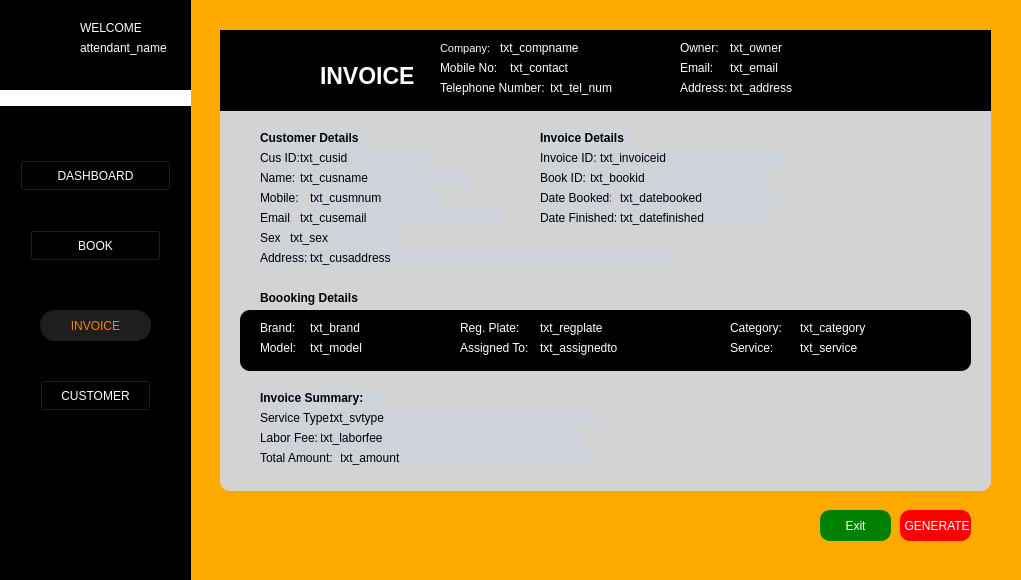
<?xml version="1.0" encoding="UTF-8"?>
<ui version="4.0">
 <class>Form</class>
 <widget class="QWidget" name="Form">
  <property name="geometry">
   <rect>
    <x>0</x>
    <y>0</y>
    <width>1021</width>
    <height>580</height>
   </rect>
  </property>
  <property name="windowTitle">
   <string>Form</string>
  </property>
  <property name="styleSheet">
   <string notr="true">background-color: rgb(255, 170, 0);</string>
  </property>
  <widget class="QLabel" name="txt_cusemail">
   <property name="geometry">
    <rect>
     <x>300</x>
     <y>210</y>
     <width>201</width>
     <height>16</height>
    </rect>
   </property>
   <property name="styleSheet">
    <string notr="true">background-color: #CED2DA;</string>
   </property>
   <property name="text">
    <string>txt_cusemail</string>
   </property>
  </widget>
  <widget class="QLabel" name="txt_cusname">
   <property name="geometry">
    <rect>
     <x>300</x>
     <y>170</y>
     <width>171</width>
     <height>16</height>
    </rect>
   </property>
   <property name="styleSheet">
    <string notr="true">background-color: #CED2DA;</string>
   </property>
   <property name="text">
    <string>txt_cusname</string>
   </property>
  </widget>
  <widget class="QLabel" name="label_62">
   <property name="geometry">
    <rect>
     <x>440</x>
     <y>80</y>
     <width>111</width>
     <height>16</height>
    </rect>
   </property>
   <property name="styleSheet">
    <string notr="true">color: white;
background-color: black;</string>
   </property>
   <property name="text">
    <string>Telephone Number:</string>
   </property>
  </widget>
  <widget class="QPushButton" name="btn_print">
   <property name="geometry">
    <rect>
     <x>900</x>
     <y>510</y>
     <width>71</width>
     <height>31</height>
    </rect>
   </property>
   <property name="styleSheet">
    <string notr="true">border-style: none;
border-radius: 10px;
color: white;
background-color: red;</string>
   </property>
   <property name="text">
    <string> GENERATE</string>
   </property>
  </widget>
  <widget class="QLabel" name="txt_cusaddress">
   <property name="geometry">
    <rect>
     <x>310</x>
     <y>250</y>
     <width>361</width>
     <height>16</height>
    </rect>
   </property>
   <property name="styleSheet">
    <string notr="true">background-color: #CED2DA;</string>
   </property>
   <property name="text">
    <string>txt_cusaddress</string>
   </property>
  </widget>
  <widget class="QLabel" name="label_38">
   <property name="geometry">
    <rect>
     <x>440</x>
     <y>40</y>
     <width>91</width>
     <height>16</height>
    </rect>
   </property>
   <property name="font">
    <font>
     <pointsize>8</pointsize>
    </font>
   </property>
   <property name="styleSheet">
    <string notr="true">color: white;
background-color: black;</string>
   </property>
   <property name="text">
    <string>Company:</string>
   </property>
  </widget>
  <widget class="QLabel" name="label_39">
   <property name="geometry">
    <rect>
     <x>440</x>
     <y>60</y>
     <width>61</width>
     <height>16</height>
    </rect>
   </property>
   <property name="styleSheet">
    <string notr="true">color: white;
background-color: black;</string>
   </property>
   <property name="text">
    <string>Mobile No:</string>
   </property>
  </widget>
  <widget class="QLabel" name="label_68">
   <property name="geometry">
    <rect>
     <x>260</x>
     <y>190</y>
     <width>41</width>
     <height>16</height>
    </rect>
   </property>
   <property name="styleSheet">
    <string notr="true">background-color: #CED2DA;</string>
   </property>
   <property name="text">
    <string>Mobile:</string>
   </property>
  </widget>
  <widget class="QLabel" name="label_64">
   <property name="geometry">
    <rect>
     <x>680</x>
     <y>60</y>
     <width>41</width>
     <height>16</height>
    </rect>
   </property>
   <property name="styleSheet">
    <string notr="true">color: white;
background-color: black;</string>
   </property>
   <property name="text">
    <string>Email:</string>
   </property>
  </widget>
  <widget class="QLabel" name="txt_contact">
   <property name="geometry">
    <rect>
     <x>510</x>
     <y>60</y>
     <width>161</width>
     <height>16</height>
    </rect>
   </property>
   <property name="styleSheet">
    <string notr="true">color: white;
background-color: black;</string>
   </property>
   <property name="text">
    <string>txt_contact</string>
   </property>
  </widget>
  <widget class="QLabel" name="txt_amount">
   <property name="geometry">
    <rect>
     <x>340</x>
     <y>450</y>
     <width>251</width>
     <height>16</height>
    </rect>
   </property>
   <property name="styleSheet">
    <string notr="true">background-color: #CED2DA;</string>
   </property>
   <property name="text">
    <string>txt_amount</string>
   </property>
  </widget>
  <widget class="QLabel" name="label_73">
   <property name="geometry">
    <rect>
     <x>260</x>
     <y>410</y>
     <width>71</width>
     <height>16</height>
    </rect>
   </property>
   <property name="styleSheet">
    <string notr="true">background-color: #CED2DA;</string>
   </property>
   <property name="text">
    <string>Service Type:</string>
   </property>
  </widget>
  <widget class="QLabel" name="txt_address">
   <property name="geometry">
    <rect>
     <x>730</x>
     <y>80</y>
     <width>221</width>
     <height>16</height>
    </rect>
   </property>
   <property name="styleSheet">
    <string notr="true">color: white;
background-color: black;</string>
   </property>
   <property name="text">
    <string>txt_address</string>
   </property>
  </widget>
  <widget class="QLabel" name="txt_owner">
   <property name="geometry">
    <rect>
     <x>730</x>
     <y>40</y>
     <width>221</width>
     <height>16</height>
    </rect>
   </property>
   <property name="styleSheet">
    <string notr="true">color: white;
background-color: black;</string>
   </property>
   <property name="text">
    <string>txt_owner</string>
   </property>
  </widget>
  <widget class="QLabel" name="txt_svtype">
   <property name="geometry">
    <rect>
     <x>330</x>
     <y>410</y>
     <width>271</width>
     <height>16</height>
    </rect>
   </property>
   <property name="styleSheet">
    <string notr="true">background-color: #CED2DA;</string>
   </property>
   <property name="text">
    <string>txt_svtype</string>
   </property>
  </widget>
  <widget class="QLabel" name="label_74">
   <property name="geometry">
    <rect>
     <x>260</x>
     <y>430</y>
     <width>61</width>
     <height>16</height>
    </rect>
   </property>
   <property name="styleSheet">
    <string notr="true">background-color: #CED2DA;</string>
   </property>
   <property name="text">
    <string>Labor Fee:</string>
   </property>
  </widget>
  <widget class="QLabel" name="label_63">
   <property name="geometry">
    <rect>
     <x>680</x>
     <y>40</y>
     <width>41</width>
     <height>16</height>
    </rect>
   </property>
   <property name="styleSheet">
    <string notr="true">color: white;
background-color: black;</string>
   </property>
   <property name="text">
    <string>Owner:</string>
   </property>
  </widget>
  <widget class="QPushButton" name="btn_exit">
   <property name="geometry">
    <rect>
     <x>820</x>
     <y>510</y>
     <width>71</width>
     <height>31</height>
    </rect>
   </property>
   <property name="styleSheet">
    <string notr="true">border-style: none;
border-radius: 10px;
color: white;
background-color: green;
</string>
   </property>
   <property name="text">
    <string>Exit</string>
   </property>
  </widget>
  <widget class="QLabel" name="txt_sex">
   <property name="geometry">
    <rect>
     <x>290</x>
     <y>230</y>
     <width>111</width>
     <height>16</height>
    </rect>
   </property>
   <property name="styleSheet">
    <string notr="true">background-color: #CED2DA;</string>
   </property>
   <property name="text">
    <string>txt_sex</string>
   </property>
  </widget>
  <widget class="QLabel" name="label_36">
   <property name="geometry">
    <rect>
     <x>320</x>
     <y>60</y>
     <width>101</width>
     <height>31</height>
    </rect>
   </property>
   <property name="font">
    <font>
     <pointsize>17</pointsize>
     <bold>true</bold>
    </font>
   </property>
   <property name="styleSheet">
    <string notr="true">color: white;
background-color: black;</string>
   </property>
   <property name="text">
    <string>INVOICE</string>
   </property>
  </widget>
  <widget class="QLabel" name="txt_laborfee">
   <property name="geometry">
    <rect>
     <x>320</x>
     <y>430</y>
     <width>261</width>
     <height>16</height>
    </rect>
   </property>
   <property name="styleSheet">
    <string notr="true">background-color: #CED2DA;</string>
   </property>
   <property name="text">
    <string>txt_laborfee</string>
   </property>
  </widget>
  <widget class="QLabel" name="label_66">
   <property name="geometry">
    <rect>
     <x>220</x>
     <y>30</y>
     <width>771</width>
     <height>461</height>
    </rect>
   </property>
   <property name="styleSheet">
    <string notr="true">background-color: lightgray;
 border-bottom-right-radius: 10px;
 border-bottom-left-radius: 10px;</string>
   </property>
   <property name="text">
    <string/>
   </property>
  </widget>
  <widget class="QLabel" name="label_72">
   <property name="geometry">
    <rect>
     <x>540</x>
     <y>130</y>
     <width>91</width>
     <height>16</height>
    </rect>
   </property>
   <property name="styleSheet">
    <string notr="true">background-color: #CED2DA;
font-weight: bold;</string>
   </property>
   <property name="text">
    <string>Invoice Details</string>
   </property>
  </widget>
  <widget class="QLabel" name="txt_compname">
   <property name="geometry">
    <rect>
     <x>500</x>
     <y>40</y>
     <width>161</width>
     <height>16</height>
    </rect>
   </property>
   <property name="styleSheet">
    <string notr="true">color: white;
background-color: black;</string>
   </property>
   <property name="text">
    <string>txt_compname</string>
   </property>
  </widget>
  <widget class="QLabel" name="label_76">
   <property name="geometry">
    <rect>
     <x>260</x>
     <y>450</y>
     <width>81</width>
     <height>16</height>
    </rect>
   </property>
   <property name="styleSheet">
    <string notr="true">background-color: #CED2DA;</string>
   </property>
   <property name="text">
    <string>Total Amount:</string>
   </property>
  </widget>
  <widget class="QLabel" name="label_37">
   <property name="geometry">
    <rect>
     <x>230</x>
     <y>40</y>
     <width>81</width>
     <height>71</height>
    </rect>
   </property>
   <property name="styleSheet">
    <string notr="true">background-color: black;
</string>
   </property>
   <property name="text">
    <string/>
   </property>
   <property name="pixmap">
    <pixmap>../img/Settings_logo.png</pixmap>
   </property>
   <property name="scaledContents">
    <bool>true</bool>
   </property>
  </widget>
  <widget class="QLabel" name="label_67">
   <property name="geometry">
    <rect>
     <x>260</x>
     <y>170</y>
     <width>41</width>
     <height>16</height>
    </rect>
   </property>
   <property name="styleSheet">
    <string notr="true">background-color: #CED2DA;</string>
   </property>
   <property name="text">
    <string>Name:</string>
   </property>
  </widget>
  <widget class="QLabel" name="txt_email">
   <property name="geometry">
    <rect>
     <x>730</x>
     <y>60</y>
     <width>221</width>
     <height>16</height>
    </rect>
   </property>
   <property name="styleSheet">
    <string notr="true">color: white;
background-color: black;</string>
   </property>
   <property name="text">
    <string>txt_email</string>
   </property>
  </widget>
  <widget class="QLabel" name="label_65">
   <property name="geometry">
    <rect>
     <x>680</x>
     <y>80</y>
     <width>49</width>
     <height>16</height>
    </rect>
   </property>
   <property name="styleSheet">
    <string notr="true">color: white;
background-color: black;</string>
   </property>
   <property name="text">
    <string>Address:</string>
   </property>
  </widget>
  <widget class="QLabel" name="txt_tel_num">
   <property name="geometry">
    <rect>
     <x>550</x>
     <y>80</y>
     <width>111</width>
     <height>16</height>
    </rect>
   </property>
   <property name="styleSheet">
    <string notr="true">color: white;
background-color: black;</string>
   </property>
   <property name="text">
    <string>txt_tel_num</string>
   </property>
  </widget>
  <widget class="QLabel" name="label_70">
   <property name="geometry">
    <rect>
     <x>260</x>
     <y>230</y>
     <width>21</width>
     <height>16</height>
    </rect>
   </property>
   <property name="styleSheet">
    <string notr="true">background-color: #CED2DA;</string>
   </property>
   <property name="text">
    <string>Sex:</string>
   </property>
  </widget>
  <widget class="QLabel" name="txt_cusmnum">
   <property name="geometry">
    <rect>
     <x>310</x>
     <y>190</y>
     <width>131</width>
     <height>16</height>
    </rect>
   </property>
   <property name="styleSheet">
    <string notr="true">background-color: #CED2DA;</string>
   </property>
   <property name="text">
    <string>txt_cusmnum</string>
   </property>
  </widget>
  <widget class="QLabel" name="label_35">
   <property name="geometry">
    <rect>
     <x>220</x>
     <y>30</y>
     <width>771</width>
     <height>81</height>
    </rect>
   </property>
   <property name="styleSheet">
    <string notr="true">background-color: rgb(0, 0, 0);</string>
   </property>
   <property name="text">
    <string/>
   </property>
  </widget>
  <widget class="QLabel" name="label_71">
   <property name="geometry">
    <rect>
     <x>260</x>
     <y>250</y>
     <width>49</width>
     <height>16</height>
    </rect>
   </property>
   <property name="styleSheet">
    <string notr="true">background-color: #CED2DA;</string>
   </property>
   <property name="text">
    <string>Address:</string>
   </property>
  </widget>
  <widget class="QLabel" name="label_69">
   <property name="geometry">
    <rect>
     <x>260</x>
     <y>210</y>
     <width>31</width>
     <height>16</height>
    </rect>
   </property>
   <property name="styleSheet">
    <string notr="true">background-color: #CED2DA;</string>
   </property>
   <property name="text">
    <string>Email:</string>
   </property>
  </widget>
  <widget class="QPushButton" name="btn_books">
   <property name="geometry">
    <rect>
     <x>30</x>
     <y>230</y>
     <width>131</width>
     <height>31</height>
    </rect>
   </property>
   <property name="styleSheet">
    <string notr="true">color: rgb(255, 255, 255);
background-color: rgb(0, 0, 0);</string>
   </property>
   <property name="text">
    <string>BOOK</string>
   </property>
  </widget>
  <widget class="QPushButton" name="btn_dashboard">
   <property name="geometry">
    <rect>
     <x>20</x>
     <y>160</y>
     <width>151</width>
     <height>31</height>
    </rect>
   </property>
   <property name="styleSheet">
    <string notr="true">color: rgb(255, 255, 255);
background-color: rgb(0, 0, 0);</string>
   </property>
   <property name="text">
    <string>DASHBOARD</string>
   </property>
  </widget>
  <widget class="QPushButton" name="btn_invoice">
   <property name="geometry">
    <rect>
     <x>40</x>
     <y>310</y>
     <width>111</width>
     <height>31</height>
    </rect>
   </property>
   <property name="styleSheet">
    <string notr="true">
border-style: none;
color: #FC8100;
border-radius: 15px;
background-color: #1E1E1E;
</string>
   </property>
   <property name="text">
    <string>INVOICE</string>
   </property>
  </widget>
  <widget class="QLabel" name="label">
   <property name="geometry">
    <rect>
     <x>0</x>
     <y>0</y>
     <width>191</width>
     <height>701</height>
    </rect>
   </property>
   <property name="styleSheet">
    <string notr="true">background-color: rgb(0, 0, 0);</string>
   </property>
   <property name="text">
    <string/>
   </property>
  </widget>
  <widget class="QLabel" name="label_2">
   <property name="geometry">
    <rect>
     <x>0</x>
     <y>90</y>
     <width>191</width>
     <height>16</height>
    </rect>
   </property>
   <property name="styleSheet">
    <string notr="true">background-color: rgb(255, 255, 255);</string>
   </property>
   <property name="text">
    <string/>
   </property>
  </widget>
  <widget class="QLabel" name="attendant_name">
   <property name="geometry">
    <rect>
     <x>80</x>
     <y>40</y>
     <width>91</width>
     <height>16</height>
    </rect>
   </property>
   <property name="styleSheet">
    <string notr="true">color: rgb(255, 255, 255);
background-color: rgb(0, 0, 0);
</string>
   </property>
   <property name="text">
    <string>attendant_name</string>
   </property>
  </widget>
  <widget class="QPushButton" name="btn_settings">
   <property name="geometry">
    <rect>
     <x>10</x>
     <y>510</y>
     <width>31</width>
     <height>24</height>
    </rect>
   </property>
   <property name="styleSheet">
    <string notr="true">border-style: none;
background-color: rgb(0, 0, 0);</string>
   </property>
   <property name="text">
    <string/>
   </property>
   <property name="icon">
    <iconset>
     <normaloff>../img/settingsIM.png</normaloff>../img/settingsIM.png</iconset>
   </property>
   <property name="iconSize">
    <size>
     <width>20</width>
     <height>20</height>
    </size>
   </property>
  </widget>
  <widget class="QLabel" name="label_33">
   <property name="geometry">
    <rect>
     <x>20</x>
     <y>20</y>
     <width>41</width>
     <height>41</height>
    </rect>
   </property>
   <property name="styleSheet">
    <string notr="true">border-style: none;
background-color: black;
</string>
   </property>
   <property name="text">
    <string/>
   </property>
   <property name="pixmap">
    <pixmap>../img/ARMS_LGO(1).png</pixmap>
   </property>
   <property name="scaledContents">
    <bool>true</bool>
   </property>
  </widget>
  <widget class="QPushButton" name="btn_customer">
   <property name="geometry">
    <rect>
     <x>40</x>
     <y>380</y>
     <width>111</width>
     <height>31</height>
    </rect>
   </property>
   <property name="styleSheet">
    <string notr="true">color: rgb(255, 255, 255);
background-color: rgb(0, 0, 0);</string>
   </property>
   <property name="text">
    <string>CUSTOMER</string>
   </property>
  </widget>
  <widget class="QLabel" name="label_13">
   <property name="geometry">
    <rect>
     <x>80</x>
     <y>20</y>
     <width>61</width>
     <height>16</height>
    </rect>
   </property>
   <property name="styleSheet">
    <string notr="true">color: rgb(255, 255, 255);
background-color: rgb(0, 0, 0);</string>
   </property>
   <property name="text">
    <string>WELCOME</string>
   </property>
  </widget>
  <widget class="QLabel" name="label_3">
   <property name="geometry">
    <rect>
     <x>540</x>
     <y>190</y>
     <width>71</width>
     <height>16</height>
    </rect>
   </property>
   <property name="styleSheet">
    <string notr="true">background-color: #CED2DA;</string>
   </property>
   <property name="text">
    <string>Date Booked:</string>
   </property>
  </widget>
  <widget class="QLabel" name="txt_datebooked">
   <property name="geometry">
    <rect>
     <x>620</x>
     <y>190</y>
     <width>161</width>
     <height>16</height>
    </rect>
   </property>
   <property name="styleSheet">
    <string notr="true">background-color: #CED2DA;</string>
   </property>
   <property name="text">
    <string>txt_datebooked</string>
   </property>
  </widget>
  <widget class="QLabel" name="label_6">
   <property name="geometry">
    <rect>
     <x>540</x>
     <y>210</y>
     <width>81</width>
     <height>16</height>
    </rect>
   </property>
   <property name="styleSheet">
    <string notr="true">background-color: #CED2DA;</string>
   </property>
   <property name="text">
    <string>Date Finished:</string>
   </property>
  </widget>
  <widget class="QLabel" name="txt_datefinished">
   <property name="geometry">
    <rect>
     <x>620</x>
     <y>210</y>
     <width>151</width>
     <height>16</height>
    </rect>
   </property>
   <property name="styleSheet">
    <string notr="true">background-color: #CED2DA;</string>
   </property>
   <property name="text">
    <string>txt_datefinished</string>
   </property>
  </widget>
  <widget class="QLabel" name="label_77">
   <property name="geometry">
    <rect>
     <x>260</x>
     <y>150</y>
     <width>81</width>
     <height>16</height>
    </rect>
   </property>
   <property name="styleSheet">
    <string notr="true">background-color: #CED2DA;</string>
   </property>
   <property name="text">
    <string>Cus ID: </string>
   </property>
  </widget>
  <widget class="QLabel" name="txt_cusid">
   <property name="geometry">
    <rect>
     <x>300</x>
     <y>150</y>
     <width>131</width>
     <height>16</height>
    </rect>
   </property>
   <property name="styleSheet">
    <string notr="true">background-color: #CED2DA;</string>
   </property>
   <property name="text">
    <string>txt_cusid</string>
   </property>
  </widget>
  <widget class="QLabel" name="label_78">
   <property name="geometry">
    <rect>
     <x>260</x>
     <y>130</y>
     <width>111</width>
     <height>16</height>
    </rect>
   </property>
   <property name="styleSheet">
    <string notr="true">background-color: #CED2DA;
font-weight: bold;</string>
   </property>
   <property name="text">
    <string>Customer Details</string>
   </property>
  </widget>
  <widget class="QLabel" name="txt_bookid">
   <property name="geometry">
    <rect>
     <x>590</x>
     <y>170</y>
     <width>181</width>
     <height>16</height>
    </rect>
   </property>
   <property name="styleSheet">
    <string notr="true">background-color: #CED2DA;</string>
   </property>
   <property name="text">
    <string>txt_bookid</string>
   </property>
  </widget>
  <widget class="QLabel" name="label_4">
   <property name="geometry">
    <rect>
     <x>540</x>
     <y>150</y>
     <width>71</width>
     <height>16</height>
    </rect>
   </property>
   <property name="styleSheet">
    <string notr="true">background-color: #CED2DA;</string>
   </property>
   <property name="text">
    <string>Invoice ID:</string>
   </property>
  </widget>
  <widget class="QLabel" name="label_7">
   <property name="geometry">
    <rect>
     <x>540</x>
     <y>170</y>
     <width>51</width>
     <height>16</height>
    </rect>
   </property>
   <property name="styleSheet">
    <string notr="true">background-color: #CED2DA;</string>
   </property>
   <property name="text">
    <string>Book ID:</string>
   </property>
  </widget>
  <widget class="QLabel" name="txt_invoiceid">
   <property name="geometry">
    <rect>
     <x>600</x>
     <y>150</y>
     <width>181</width>
     <height>16</height>
    </rect>
   </property>
   <property name="styleSheet">
    <string notr="true">background-color: #CED2DA;</string>
   </property>
   <property name="text">
    <string>txt_invoiceid</string>
   </property>
  </widget>
  <widget class="QLabel" name="label_79">
   <property name="geometry">
    <rect>
     <x>260</x>
     <y>390</y>
     <width>121</width>
     <height>16</height>
    </rect>
   </property>
   <property name="styleSheet">
    <string notr="true">background-color: #CED2DA;
font-weight: bold;</string>
   </property>
   <property name="text">
    <string>Invoice Summary:</string>
   </property>
  </widget>
  <widget class="QLabel" name="label_75">
   <property name="geometry">
    <rect>
     <x>260</x>
     <y>290</y>
     <width>101</width>
     <height>16</height>
    </rect>
   </property>
   <property name="styleSheet">
    <string notr="true">background-color: lightgray;</string>
   </property>
   <property name="text">
    <string>&lt;html&gt;&lt;head/&gt;&lt;body&gt;&lt;p&gt;&lt;span style=&quot; font-weight:700;&quot;&gt;Boooking Details&lt;/span&gt;&lt;/p&gt;&lt;/body&gt;&lt;/html&gt;</string>
   </property>
  </widget>
  <widget class="QLabel" name="label_5">
   <property name="geometry">
    <rect>
     <x>260</x>
     <y>320</y>
     <width>71</width>
     <height>16</height>
    </rect>
   </property>
   <property name="styleSheet">
    <string notr="true">background-color:black;
color:white</string>
   </property>
   <property name="text">
    <string>Brand:</string>
   </property>
  </widget>
  <widget class="QLabel" name="txt_brand">
   <property name="geometry">
    <rect>
     <x>310</x>
     <y>320</y>
     <width>181</width>
     <height>16</height>
    </rect>
   </property>
   <property name="styleSheet">
    <string notr="true">background-color:black;
color:white</string>
   </property>
   <property name="text">
    <string>txt_brand</string>
   </property>
  </widget>
  <widget class="QLabel" name="label_8">
   <property name="geometry">
    <rect>
     <x>260</x>
     <y>340</y>
     <width>71</width>
     <height>16</height>
    </rect>
   </property>
   <property name="styleSheet">
    <string notr="true">background-color:black;
color:white</string>
   </property>
   <property name="text">
    <string>Model:</string>
   </property>
  </widget>
  <widget class="QLabel" name="txt_model">
   <property name="geometry">
    <rect>
     <x>310</x>
     <y>340</y>
     <width>181</width>
     <height>16</height>
    </rect>
   </property>
   <property name="styleSheet">
    <string notr="true">background-color:black;
color:white</string>
   </property>
   <property name="text">
    <string>txt_model</string>
   </property>
  </widget>
  <widget class="QLabel" name="label_9">
   <property name="geometry">
    <rect>
     <x>460</x>
     <y>320</y>
     <width>71</width>
     <height>16</height>
    </rect>
   </property>
   <property name="styleSheet">
    <string notr="true">background-color:black;
color:white</string>
   </property>
   <property name="text">
    <string>Reg. Plate:</string>
   </property>
  </widget>
  <widget class="QLabel" name="txt_regplate">
   <property name="geometry">
    <rect>
     <x>540</x>
     <y>320</y>
     <width>181</width>
     <height>16</height>
    </rect>
   </property>
   <property name="styleSheet">
    <string notr="true">background-color:black;
color:white</string>
   </property>
   <property name="text">
    <string>txt_regplate</string>
   </property>
  </widget>
  <widget class="QLabel" name="label_10">
   <property name="geometry">
    <rect>
     <x>460</x>
     <y>340</y>
     <width>71</width>
     <height>16</height>
    </rect>
   </property>
   <property name="styleSheet">
    <string notr="true">background-color:black;
color:white</string>
   </property>
   <property name="text">
    <string>Assigned To:</string>
   </property>
  </widget>
  <widget class="QLabel" name="txt_assignedto">
   <property name="geometry">
    <rect>
     <x>540</x>
     <y>340</y>
     <width>151</width>
     <height>16</height>
    </rect>
   </property>
   <property name="styleSheet">
    <string notr="true">background-color:black;
color:white</string>
   </property>
   <property name="text">
    <string>txt_assignedto</string>
   </property>
  </widget>
  <widget class="QLabel" name="label_11">
   <property name="geometry">
    <rect>
     <x>730</x>
     <y>320</y>
     <width>71</width>
     <height>16</height>
    </rect>
   </property>
   <property name="styleSheet">
    <string notr="true">background-color:black;
color:white</string>
   </property>
   <property name="text">
    <string>Category:</string>
   </property>
  </widget>
  <widget class="QLabel" name="txt_category">
   <property name="geometry">
    <rect>
     <x>800</x>
     <y>320</y>
     <width>161</width>
     <height>16</height>
    </rect>
   </property>
   <property name="styleSheet">
    <string notr="true">background-color:black;
color:white</string>
   </property>
   <property name="text">
    <string>txt_category</string>
   </property>
  </widget>
  <widget class="QLabel" name="label_12">
   <property name="geometry">
    <rect>
     <x>730</x>
     <y>340</y>
     <width>71</width>
     <height>16</height>
    </rect>
   </property>
   <property name="styleSheet">
    <string notr="true">background-color:black;
color:white</string>
   </property>
   <property name="text">
    <string>Service:</string>
   </property>
  </widget>
  <widget class="QLabel" name="txt_service">
   <property name="geometry">
    <rect>
     <x>800</x>
     <y>340</y>
     <width>161</width>
     <height>16</height>
    </rect>
   </property>
   <property name="styleSheet">
    <string notr="true">background-color:black;
color:white</string>
   </property>
   <property name="text">
    <string>txt_service</string>
   </property>
  </widget>
  <widget class="QLabel" name="label_40">
   <property name="geometry">
    <rect>
     <x>240</x>
     <y>310</y>
     <width>731</width>
     <height>61</height>
    </rect>
   </property>
   <property name="styleSheet">
    <string notr="true">background-color: black;
border-radius:10px;</string>
   </property>
   <property name="text">
    <string/>
   </property>
  </widget>
  <zorder>label_66</zorder>
  <zorder>label_40</zorder>
  <zorder>label</zorder>
  <zorder>label_35</zorder>
  <zorder>label_36</zorder>
  <zorder>label_37</zorder>
  <zorder>label_38</zorder>
  <zorder>txt_address</zorder>
  <zorder>txt_contact</zorder>
  <zorder>txt_tel_num</zorder>
  <zorder>txt_amount</zorder>
  <zorder>txt_svtype</zorder>
  <zorder>label_65</zorder>
  <zorder>txt_owner</zorder>
  <zorder>txt_email</zorder>
  <zorder>txt_cusmnum</zorder>
  <zorder>label_76</zorder>
  <zorder>label_69</zorder>
  <zorder>txt_laborfee</zorder>
  <zorder>txt_compname</zorder>
  <zorder>label_72</zorder>
  <zorder>label_68</zorder>
  <zorder>txt_sex</zorder>
  <zorder>txt_cusemail</zorder>
  <zorder>txt_cusaddress</zorder>
  <zorder>btn_exit</zorder>
  <zorder>btn_print</zorder>
  <zorder>label_39</zorder>
  <zorder>label_62</zorder>
  <zorder>label_63</zorder>
  <zorder>label_64</zorder>
  <zorder>label_67</zorder>
  <zorder>label_70</zorder>
  <zorder>label_71</zorder>
  <zorder>label_73</zorder>
  <zorder>label_74</zorder>
  <zorder>txt_cusname</zorder>
  <zorder>btn_books</zorder>
  <zorder>btn_dashboard</zorder>
  <zorder>btn_invoice</zorder>
  <zorder>label_2</zorder>
  <zorder>attendant_name</zorder>
  <zorder>btn_settings</zorder>
  <zorder>label_33</zorder>
  <zorder>btn_customer</zorder>
  <zorder>label_13</zorder>
  <zorder>label_3</zorder>
  <zorder>txt_datebooked</zorder>
  <zorder>label_6</zorder>
  <zorder>txt_datefinished</zorder>
  <zorder>label_77</zorder>
  <zorder>txt_cusid</zorder>
  <zorder>label_78</zorder>
  <zorder>txt_bookid</zorder>
  <zorder>label_4</zorder>
  <zorder>label_7</zorder>
  <zorder>txt_invoiceid</zorder>
  <zorder>label_79</zorder>
  <zorder>label_75</zorder>
  <zorder>label_5</zorder>
  <zorder>txt_brand</zorder>
  <zorder>label_8</zorder>
  <zorder>txt_model</zorder>
  <zorder>label_9</zorder>
  <zorder>txt_regplate</zorder>
  <zorder>label_10</zorder>
  <zorder>txt_assignedto</zorder>
  <zorder>label_11</zorder>
  <zorder>txt_category</zorder>
  <zorder>label_12</zorder>
  <zorder>txt_service</zorder>
 </widget>
 <resources/>
 <connections/>
</ui>
